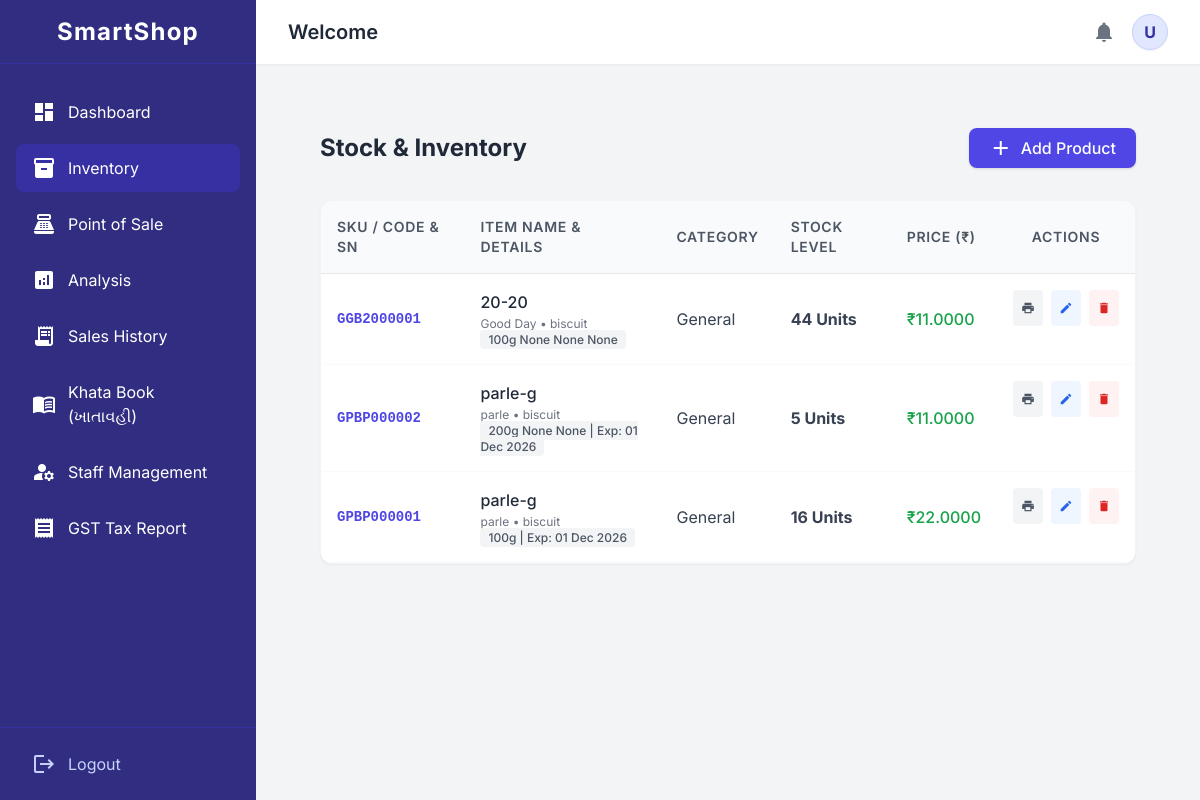
Screenshot of /inventory/ (signed in) with the database file from the repository.
### Account/models.py (models this page shows, shortened)
class ShopUser(AbstractUser):
    BUSINESS_CHOICES = [
        ('General', 'General Store / Hardware'),
        ('Food', 'Food / Pharmacy / FMCG'),
        ('Electronics', 'Electronics / Mobile / IT'),
        ('Apparel', 'Apparel / Footwear'),
    ]
    shop_name = models.CharField(max_length=150)
    contact_no = models.CharField(max_length=15)
    business_type = models.CharField(max_length=50, choices=BUSINESS_CHOICES, default='General')
    street = models.CharField(max_length=150, blank=True)
    city = models.CharField(max_length=100, blank=True)
    state = models.CharField(max_length=100, blank=True)
    pin_code = models.CharField(max_length=10, blank=True)
    is_shop_staff = models.BooleanField(default=False, help_text="ટીક કરો જો આ એકાઉન્ટ દુકાનના સ્ટાફ/વર્કરનું હોય")
    parent_shop = models.ForeignKey(
        'self',
        on_delete=models.CASCADE,
        null=True,
        blank=True,
        related_name='staff_members',
        help_text="જો આ સ્ટાફ હોય, તો તેના મુખ્ય માલિક (Owner) કયા છે?"
    )
    @property
    def get_shop(self):
        return self.parent_shop if self.is_shop_staff else self

### Inventory/models.py (models this page shows, shortened)
class Product(models.Model):
    shop = models.ForeignKey(ShopUser, on_delete=models.CASCADE, related_name='products')
    category = models.ForeignKey(Category, on_delete=models.PROTECT)
    company_name = models.CharField(max_length=150, blank=True, null=True)
    product_type = models.CharField(max_length=150, blank=True, null=True)
    name = models.CharField(max_length=200)
    weight = models.CharField(max_length=50, blank=True, null=True)
    size = models.CharField(max_length=50, blank=True, null=True)
    storage = models.CharField(max_length=50, blank=True, null=True)
    color = models.CharField(max_length=50, blank=True, null=True)
    serial_number = models.CharField(max_length=100, blank=True, null=True)
    company_barcode = models.CharField(max_length=100, blank=True, null=True, help_text="કંપનીનો EAN/UPC બારકોડ")
    expiry_date = models.DateField(null=True, blank=True)
    purchase_price = models.DecimalField(max_digits=10, decimal_places=2)
    margin_percentage = models.DecimalField(max_digits=5, decimal_places=2)
    class Meta:
        unique_together = ('shop', 'serial_number')
    @property
    def selling_price(self):
        margin_amount = (self.purchase_price * self.margin_percentage) / 100
        return self.purchase_price + margin_amount
    @property
    def current_stock(self):
        inward = self.movements.filter(movement_type='IN').aggregate(Sum('quantity'))['quantity__sum'] or 0
        outward = self.movements.filter(movement_type='OUT').aggregate(Sum('quantity'))['quantity__sum'] or 0
        return inward - outward

class Category(models.Model):
    name = models.CharField(max_length=100)
    shop = models.ForeignKey(ShopUser, on_delete=models.CASCADE, related_name='categories')

### Inventory/views.py (the view)
# urls.py: path('inventory/', views.inventory_view, name='inventory'),
@login_required
def inventory_view(request):
    shop_owner = request.user.get_shop
    products = Product.objects.filter(shop=shop_owner).order_by('-id')
    return render(request, 'inventory.html', {'products': products})

### Templates/inventory.html (shortened to what this page needs)
{% extends 'base.html' %}
{% block content %}
<div class="p-4 md:p-8">
    <div class="flex justify-between items-center mb-8">
        <h2 class="text-2xl font-bold text-gray-800">Stock & Inventory</h2>
        {% if not request.user.is_shop_staff %}
        <button onclick="document.getElementById('productModal').classList.remove('hidden')" class="bg-indigo-600 hover:bg-indigo-700 text-white px-5 py-2 rounded-lg shadow transition font-medium flex items-center gap-2">
            <span class="material-icons">add</span> Add Product
        </button>
        {% endif %}
    </div>
    <div class="bg-white rounded-xl shadow-sm border border-gray-100 overflow-x-auto">
        <table class="w-full text-left border-collapse min-w-[800px]">
            <thead>
                <tr class="bg-gray-50 text-gray-600 border-b border-gray-200 text-sm uppercase tracking-wider">
                    <th class="p-4 font-semibold">SKU / Code & SN</th>
                    <th class="p-4 font-semibold">Item Name & Details</th>
                    <th class="p-4 font-semibold">Category</th>
                    <th class="p-4 font-semibold">Stock Level</th>
                    <th class="p-4 font-semibold">Price (₹)</th>
                    <th class="p-4 font-semibold text-center">Actions</th>
                </tr>
            </thead>
            <tbody class="text-gray-700">
                {% for product in products %}
                <tr class="border-b border-gray-50 hover:bg-gray-50 transition">
                    <td class="p-4 text-indigo-600 font-mono text-sm font-bold">
                        {{ product.serial_number }}
                    </td>
                    <td class="p-4">
                        <div class="font-medium text-gray-800">{{ product.name }}</div>
                        <div class="text-xs text-gray-500 mt-0.5">
                            {{ product.company_name }} • {{ product.product_type }}
                            {% if product.weight or product.color or product.storage or product.size or product.expiry_date %}
                                <br>
                                <span class="bg-gray-100 px-2 py-0.5 rounded text-gray-600 font-medium">
                                    {{ product.weight }} {{ product.size }} {{ product.storage }} {{ product.color }}
                                    {% if product.expiry_date %} | Exp: {{ product.expiry_date|date:"d M Y" }}{% endif %}
                                </span>
                            {% endif %}
                        </div>
                    </td>
                    <td class="p-4">{{ product.category.name }}</td>
                    <td class="p-4 font-bold">{{ product.current_stock }} Units</td>
                    <td class="p-4 text-green-600 font-medium">₹{{ product.selling_price }}</td>
                    <td class="p-4 flex justify-center gap-2 items-center">
                        <a href="{% url 'print_barcodes' product.id %}?qty={{ product.current_stock }}" target="_blank" class="text-gray-600 hover:text-indigo-600 bg-gray-100 p-2 rounded transition flex items-center justify-center" title="Print Barcode Stickers">
                            <span class="material-icons text-sm">print</span>
                        </a>
                        {% if not request.user.is_shop_staff %}
                            <a href="{% url 'edit_product' product.id %}" class="text-blue-600 hover:text-blue-900 bg-blue-50 p-2 rounded transition flex items-center justify-center" title="Edit Product">
                                <span class="material-icons text-sm">edit</span>
                            </a>
                            <form action="{% url 'delete_product' product.id %}" method="POST" onsubmit="return confirm('તમે ખરેખર આ પ્રોડક્ટ ડિલીટ કરવા માંગો છો?');" class="flex items-center">
                                <button type="submit" class="text-red-600 hover:text-red-900 bg-red-50 p-2 rounded transition flex items-center justify-center" title="Delete Product">
                                    <span class="material-icons text-sm">delete</span>
                                </button>
                            </form>
                        {% else %}
                            <span class="text-xs bg-gray-100 text-gray-500 px-2 py-1 rounded font-medium">View Only</span>
                        {% endif %}
                    </td>
                </tr>
                {% endfor %}
            </tbody>
        </table>
    </div>
</div>
{% endblock %}

### Templates/base.html (shortened to what this page needs)
<!DOCTYPE html>
<html lang="en">
<head>
    <script src="https://cdn.tailwindcss.com"></script>
</head>
<body class="flex h-screen overflow-hidden relative">
    <aside id="sidebar" class="w-64 bg-indigo-900 text-white flex flex-col absolute inset-y-0 left-0 transform -translate-x-full md:relative md:translate-x-0 transition duration-300 ease-in-out z-30 shadow-2xl md:shadow-none h-full">
        <div class="h-16 flex items-center justify-between md:justify-center px-4 border-b border-indigo-800">
            <h1 class="text-2xl font-bold tracking-wider">SmartShop</h1>
        </div>
        <nav class="flex-1 px-4 py-6 space-y-2 overflow-y-auto">
            <a href="{% url 'home' %}" class="flex items-center gap-3 px-4 py-3 rounded-lg transition hover:bg-indigo-800 {% if request.resolver_match.url_name == 'home' %}bg-indigo-800{% endif %}">
                <span class="material-icons">dashboard</span>
                <span>Dashboard</span>
            </a>
            <a href="{% url 'inventory' %}" class="flex items-center gap-3 px-4 py-3 rounded-lg transition hover:bg-indigo-800 {% if request.resolver_match.url_name == 'inventory' %}bg-indigo-800{% endif %}">
                <span class="material-icons">inventory_2</span>
                <span>Inventory</span>
            </a>
            <a href="{% url 'sales' %}" class="flex items-center gap-3 px-4 py-3 rounded-lg transition hover:bg-indigo-800 {% if request.resolver_match.url_name == 'sales' %}bg-indigo-800{% endif %}">
                <span class="material-icons">point_of_sale</span>
                <span>Point of Sale</span>
            </a>
            {% if not request.user.is_shop_staff %}
            <a href="{% url 'analysis' %}" class="flex items-center gap-3 px-4 py-3 rounded-lg transition hover:bg-indigo-800 {% if request.resolver_match.url_name == 'analysis' %}bg-indigo-800{% endif %}">
                <span class="material-icons">analytics</span>
                <span>Analysis</span>
            </a>
            {% endif %}
            <a href="{% url 'sales_history' %}" class="flex items-center gap-3 px-4 py-3 rounded-lg transition hover:bg-indigo-800 {% if request.resolver_match.url_name == 'sales_history' %}bg-indigo-800{% endif %}">
                <span class="material-icons">receipt_long</span>
                <span>Sales History</span>
            </a>
            <a href="{% url 'khata_dashboard' %}" class="flex items-center gap-3 px-4 py-3 rounded-lg transition hover:bg-indigo-800 ">
                <span class="material-icons">menu_book</span>
                <span>Khata Book (ખાતાવહી)</span>
            </a>
            {% if not request.user.is_shop_staff %}
            <a href="{% url 'staff_management' %}" class="flex items-center gap-3 px-4 py-3 rounded-lg transition hover:bg-indigo-800 {% if request.resolver_match.url_name == 'staff_management' %}bg-indigo-800{% endif %}">
                <span class="material-icons">manage_accounts</span>
                <span>Staff Management</span>
            </a>
            {% endif %}
            {% if not request.user.is_shop_staff %}
            <a href="{% url 'gst_report' %}" class="flex items-center gap-3 px-4 py-3 rounded-lg transition hover:bg-indigo-800 {% if request.resolver_match.url_name == 'gst_report' %}bg-indigo-800{% endif %}">
                <span class="material-icons">receipt</span>
                <span>GST Tax Report</span>
            </a>
            {% endif %}
        </nav>
        <div class="p-4 border-t border-indigo-800">
            <a href="{% url 'logout' %}" class="flex items-center gap-3 px-4 py-2 text-indigo-200 hover:text-white transition">
                <span class="material-icons">logout</span>
                <span>Logout</span>
            </a>
        </div>
    </aside>
    <div class="flex-1 flex flex-col w-full h-full overflow-hidden">
        <header class="h-16 bg-white shadow-sm flex items-center justify-between px-4 md:px-8 z-10">
            <div class="flex items-center gap-4">
                <h2 class="text-xl font-semibold text-gray-800 truncate max-w-[200px] md:max-w-none">{% block header_title %}Welcome{% endblock %}</h2>
            </div>
            <div class="flex items-center gap-4">
                <span class="material-icons text-gray-500 cursor-pointer hover:text-indigo-600 transition">notifications</span>
                <div class="relative">
                    <div id="profileButton" onclick="toggleDropdown(event)" class="h-9 w-9 bg-indigo-100 text-indigo-800 rounded-full flex items-center justify-center font-bold shadow-sm border border-indigo-200 cursor-pointer hover:bg-indigo-200 transition" title="{{ request.user.username }}">
                        {{ request.user.username|make_list|first|upper }}
                    </div>
                </div>
            </div>
        </header>
        <main class="flex-1 p-4 md:p-8 overflow-y-auto w-full">
            {% block content %}
            {% endblock %}
        </main>
    </div>
</body>
</html>

### Templates/base.html (style rules this page uses)
body { font-family: 'Inter', sans-serif; background-color: #f3f4f6; }

### rows the page displays
ShopUser: user.username|make_list "U"
Product: serial_number "GGB2000001", name "20-20", company_name "Good Day", product_type "biscuit", weight "100g", size "None", storage "None", color "None", category.name "General", current_stock "44", selling_price "11.0000"
Product: serial_number "GPBP000002", name "parle-g", company_name "parle", product_type "biscuit", weight "200g", storage "None", color "None", expiry_date "01 Dec 2026", category.name "General", current_stock "5", selling_price "11.0000"
Product: serial_number "GPBP000001", name "parle-g", company_name "parle", product_type "biscuit", storage "100g", expiry_date "01 Dec 2026", category.name "General", current_stock "16", selling_price "22.0000"
